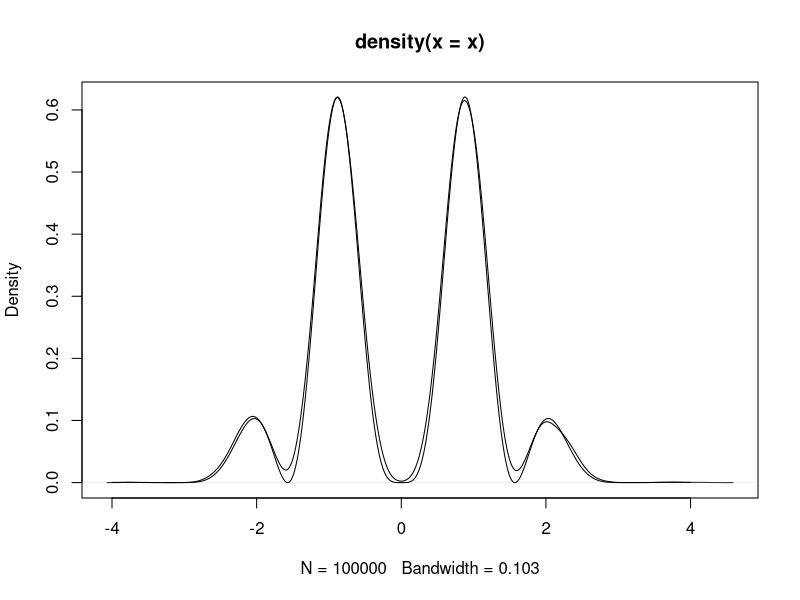

Here is the R script that generated this plot:
target=function(x){
  (sin(x)^2)*(sin(2*x)^2)*dnorm(x)*4
  }

metropolis=function(x,alpha=1){
  y=runif(1,x-alpha,x+alpha)
  if (runif(1)>target(y)/target(x)) y=x
  return(y)}

T=10^5
x=rep(pi,T)
for (t in 2:T) x[t]=metropolis(x[t-1])

xs=seq(-4,4,.001)
xr=target(xs)

plot(density(x))
lines(xs,xr)